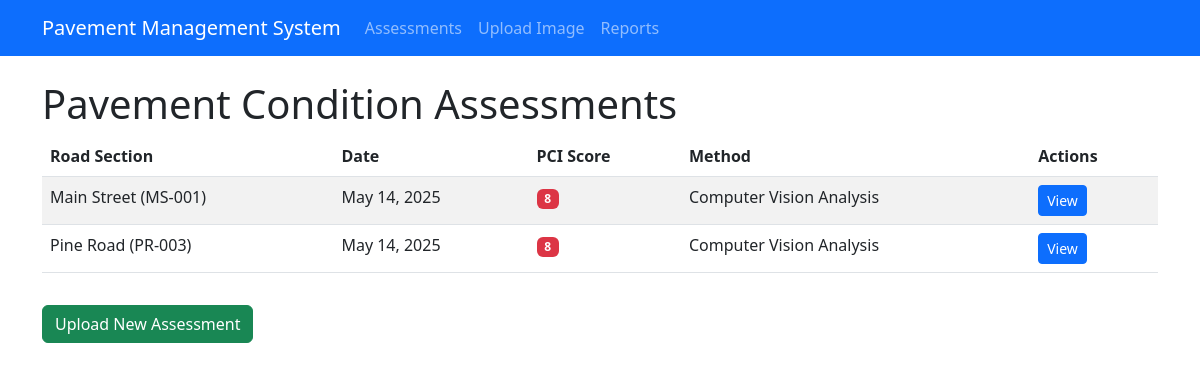
/assessments/, run on the app's committed database.
### assessments/models.py (models this page shows, shortened)
class ConditionAssessment(models.Model):
    road_section = models.ForeignKey(RoadSection, on_delete=models.CASCADE)
    assessment_date = models.DateField()
    assessment_method = models.ForeignKey(AssessmentMethod, on_delete=models.PROTECT)
    inspector = models.CharField(max_length=100, blank=True, null=True)
    pci = models.IntegerField(
        "Pavement Condition Index",
        validators=[MinValueValidator(0), MaxValueValidator(100)],
        help_text="0-100 scale where 100 is perfect condition"
    )
    rutting = models.FloatField(null=True, blank=True, help_text="Average rutting depth in mm")
    cracking_percentage = models.FloatField(
        null=True, blank=True,
        validators=[MinValueValidator(0), MaxValueValidator(100)],
        help_text="Percentage of surface with cracking"
    )
    roughness_iri = models.FloatField(
        null=True, blank=True,
        help_text="International Roughness Index (m/km)"
    )
    image_urls = models.JSONField(null=True, blank=True)
    raw_data_url = models.URLField(null=True, blank=True)
    notes = models.TextField(blank=True)
    class Meta:
        ordering = ['-assessment_date']

class AssessmentMethod(models.Model):
    name = models.CharField(max_length=100)
    description = models.TextField()
    is_automated = models.BooleanField(default=False)
    def __str__(self):
        return self.name

### inventory/models.py (models this page shows, shortened)
class RoadSection(models.Model):
    name = models.CharField(max_length=100)
    road_id = models.CharField(max_length=50, unique=True)
    length = models.FloatField(help_text="Length in meters")
    width = models.FloatField(help_text="Width in meters")
    surface_type = models.CharField(max_length=50)
    construction_date = models.DateField(null=True, blank=True)
    last_maintenance_date = models.DateField(null=True, blank=True)
    geometry_data = models.TextField(null=True, blank=True, help_text="Geometry data in GeoJSON or WKT format")
    def __str__(self):
        return f"{self.name} ({self.road_id})"

### assessments/views.py (the view)
# urls.py: path('assessments/', ConditionAssessmentListView.as_view(), name='assessment-list'),
class ConditionAssessmentListView(ListView):
    model = ConditionAssessment
    paginate_by = 10

### templates/assessments/conditionassessment_list.html (shortened to what this page needs)
{% extends 'base.html' %}
{% block content %}
<h1>Pavement Condition Assessments</h1>
{% if object_list %}
<div class="table-responsive">
    <table class="table table-striped">
        <thead>
            <tr>
                <th>Road Section</th>
                <th>Date</th>
                <th>PCI Score</th>
                <th>Method</th>
                <th>Actions</th>
            </tr>
        </thead>
        <tbody>
            {% for assessment in object_list %}
            <tr>
                <td>{{ assessment.road_section }}</td>
                <td>{{ assessment.assessment_date }}</td>
                <td>
                    {% if assessment.pci >= 80 %}
                    <span class="badge bg-success">{{ assessment.pci }}</span>
                    {% elif assessment.pci >= 50 %}
                    <span class="badge bg-warning">{{ assessment.pci }}</span>
                    {% else %}
                    <span class="badge bg-danger">{{ assessment.pci }}</span>
                    {% endif %}
                </td>
                <td>{{ assessment.assessment_method }}</td>
                <td>
                    <a href="{% url 'assessment-detail' assessment.id %}" class="btn btn-sm btn-primary">View</a>
                </td>
            </tr>
            {% endfor %}
        </tbody>
    </table>
</div>
{% else %}
<div class="alert alert-info">
    No assessments found. <a href="{% url 'analyze-image' %}" class="alert-link">Upload an image</a> to create one.
</div>
{% endif %}
<div class="mt-3">
    <a href="{% url 'analyze-image' %}" class="btn btn-success">Upload New Assessment</a>
</div>
{% endblock %}

### data on the page
ConditionAssessment: road_section "Main Street (MS-001)", assessment_date "May 14, 2025", pci "8", assessment_method "Computer Vision Analysis"
ConditionAssessment: road_section "Pine Road (PR-003)", assessment_date "May 14, 2025", pci "8", assessment_method "Computer Vision Analysis"
